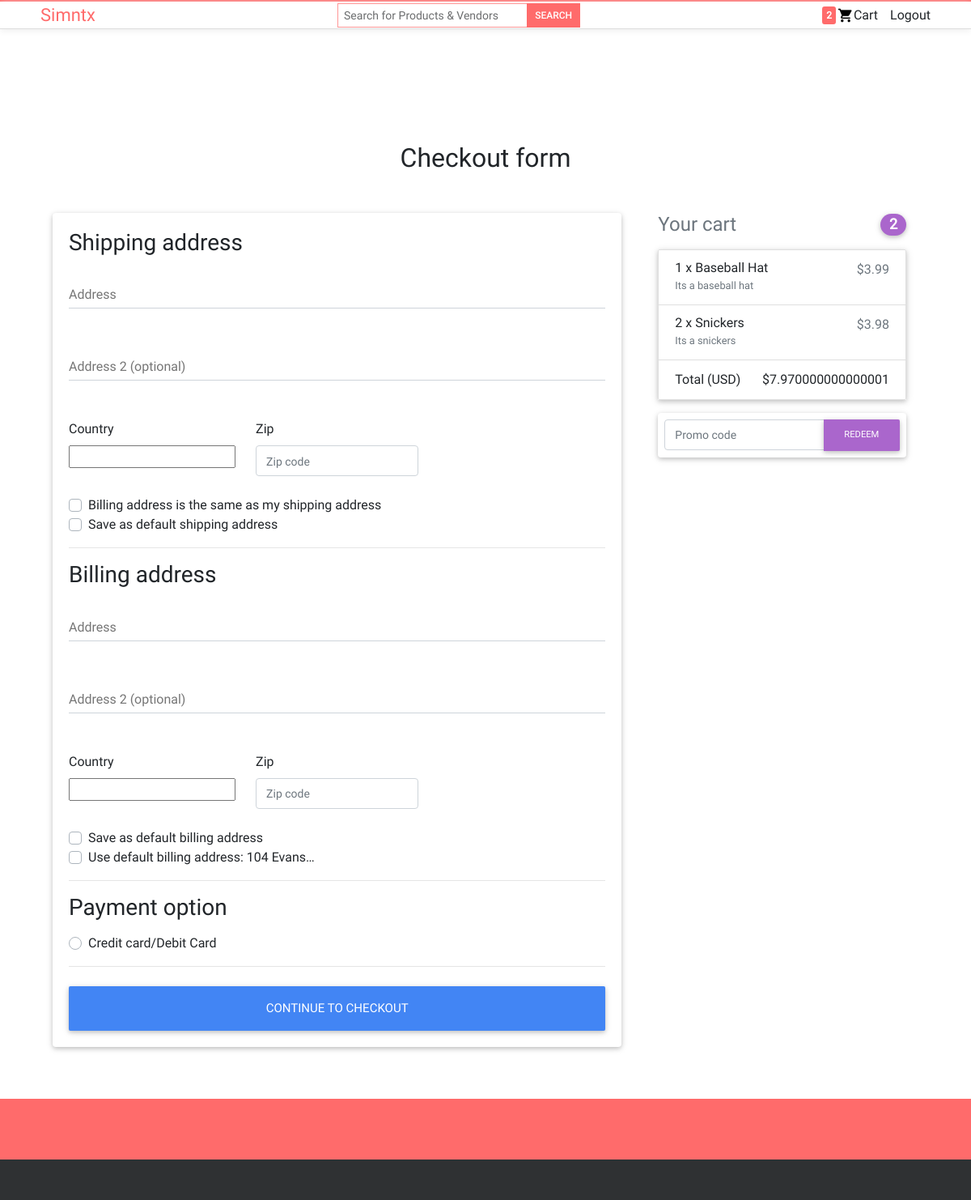
/checkout/ (signed in), run on an earlier commit of the app's database.
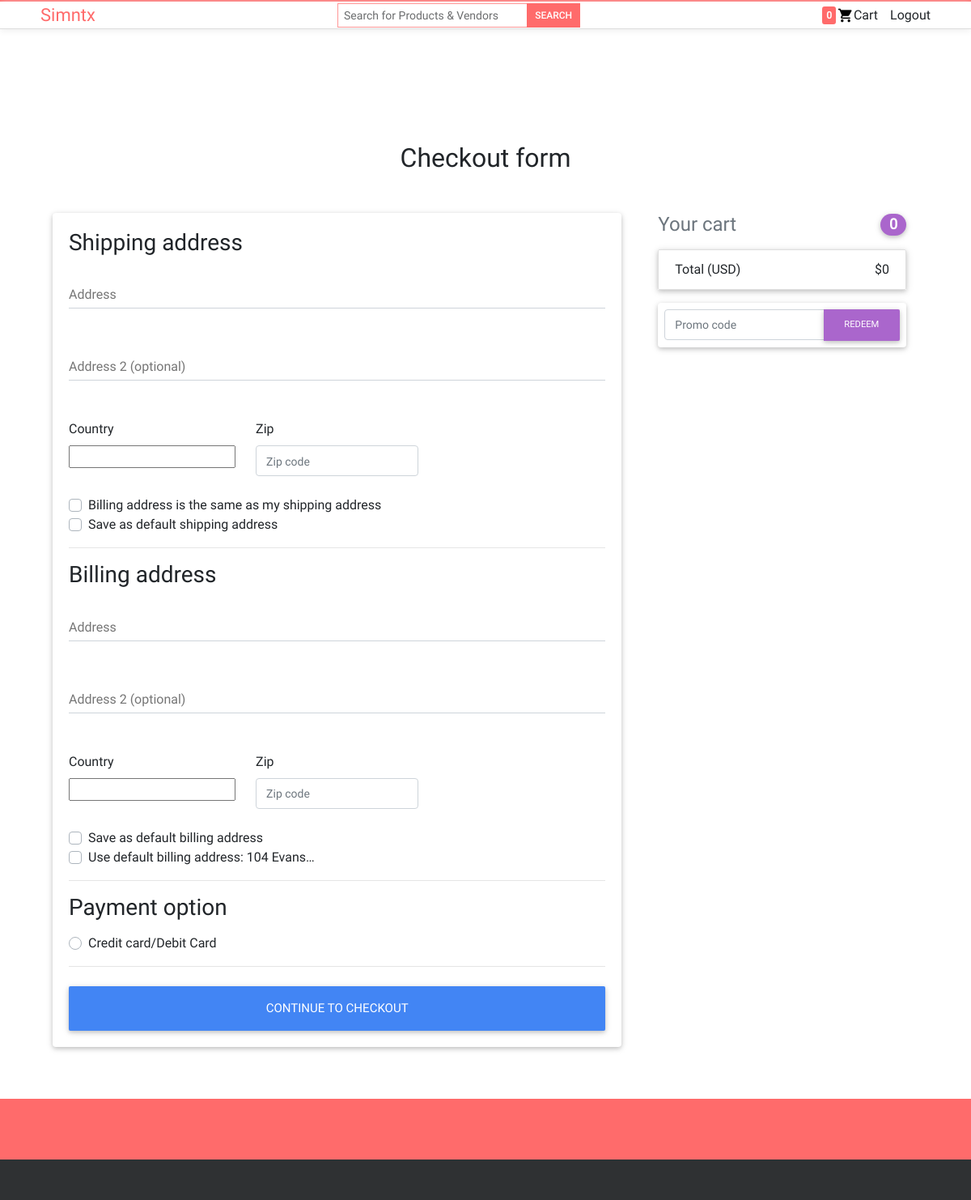
And on a later commit of the database.
### core/models.py (models this page shows, shortened)
class Order(models.Model):
    user = models.ForeignKey(settings.AUTH_USER_MODEL,
                             on_delete=models.CASCADE)
    ref_code = models.CharField(max_length=20, blank=True, null=True)
    items = models.ManyToManyField(OrderItem)
    start_date = models.DateTimeField(auto_now_add=True)
    ordered_date = models.DateTimeField()
    ordered = models.BooleanField(default=False)
    shipping_address = models.ForeignKey(
        'Address', related_name='shipping_address', on_delete=models.SET_NULL, blank=True, null=True)
    billing_address = models.ForeignKey(
        'Address', related_name='billing_address', on_delete=models.SET_NULL, blank=True, null=True)
    payment = models.ForeignKey(
        'Payment', on_delete=models.SET_NULL, blank=True, null=True)
    coupon = models.ForeignKey(
        'Coupon', on_delete=models.SET_NULL, blank=True, null=True)
    being_delivered = models.BooleanField(default=False)
    received = models.BooleanField(default=False)
    refund_requested = models.BooleanField(default=False)
    refund_granted = models.BooleanField(default=False)
    driver = models.CharField(default="None", max_length=20)
    '''
    1. Item added to cart
    2. Adding a billing address
    (Failed checkout)
    3. Payment
    (Preprocessing, processing, packaging etc.)
    4. Being delivered
    5. Received
    6. Refunds
    '''
    def get_total(self):
        total = 0
        for order_item in self.items.all():
            total += order_item.get_final_price()
        if self.coupon:
            total -= self.coupon.amount
        return total

class OrderItem(models.Model):
    user = models.ForeignKey(settings.AUTH_USER_MODEL,
                             on_delete=models.CASCADE)
    ordered = models.BooleanField(default=False)
    item = models.ForeignKey(Item, on_delete=models.CASCADE)
    quantity = models.IntegerField(default=1)
    def get_total_item_price(self):
        return self.quantity * self.item.price
    def get_final_price(self):
        if self.item.discount_price:
            return self.get_total_discount_item_price()
        return self.get_total_item_price()

class Item(models.Model):
    title = models.CharField(max_length=100)
    price = models.FloatField()
    discount_price = models.FloatField(blank=True, null=True)
    label = models.CharField(choices=LABEL_CHOICES, max_length=1)
    slug = models.SlugField()
    description = models.TextField()
    image = models.ImageField()
    vendor = models.ForeignKey('Vendor', on_delete=models.CASCADE)
    tags = models.ManyToManyField('Tag')

### core/views.py (the view, shortened to what this page needs)
# urls.py: path('checkout/', views.CheckoutView.as_view(), name='checkout'),
class CheckoutView(View):
    def get(self, *args, **kwargs):
        try:
            order = Order.objects.get(user=self.request.user, ordered=False)
            form = CheckoutForm()
            context = {
                'form': form,
                'couponform': CouponForm(),
                'order': order,
                'DISPLAY_COUPON_FORM': True
            }
            shipping_address_qs = Address.objects.filter(
                user=self.request.user,
                address_type='S',
                default=True
            )
            if shipping_address_qs.exists():
                context.update(
                    {'default_shipping_address': shipping_address_qs[0]})
            billing_address_qs = Address.objects.filter(
                user=self.request.user,
                address_type='B',
                default=True
            )
            if billing_address_qs.exists():
                context.update(
                    {'default_billing_address': billing_address_qs[0]})
            return render(self.request, "checkout.html", context)
        except ObjectDoesNotExist:
            messages.info(self.request, "You do not have an active order")
            return redirect("core:checkout")

### core/forms.py
class CheckoutForm(forms.Form):
    shipping_address = forms.CharField(required=False)
    shipping_address2 = forms.CharField(required=False)
    shipping_country = CountryField(blank_label='(select country)').formfield(
        required=False,
        widget=CountrySelectWidget(attrs={
            'class': 'custom-select d-block w-100',
        }))
    shipping_zip = forms.CharField(required=False)
    billing_address = forms.CharField(required=False)
    billing_address2 = forms.CharField(required=False)
    billing_country = CountryField(blank_label='(select country)').formfield(
        required=False,
        widget=CountrySelectWidget(attrs={
            'class': 'custom-select d-block w-100',
        }))
    billing_zip = forms.CharField(required=False)
    same_billing_address = forms.BooleanField(required=False)
    set_default_shipping = forms.BooleanField(required=False)
    use_default_shipping = forms.BooleanField(required=False)
    set_default_billing = forms.BooleanField(required=False)
    use_default_billing = forms.BooleanField(required=False)
    payment_option = forms.ChoiceField(
        widget=forms.RadioSelect, choices=PAYMENT_CHOICES)

### templates/checkout.html (shortened to what the changed rows need)
{% extends "base.html" %}
{% load crispy_forms_tags %}
{% block css %}
	{% include 'bootstrap_css.html' %}
{% endblock %}
{% block content %}
  <main >
    <div class="container wow fadeIn">
      <h2 class="my-5 h2 text-center">Checkout form</h2>
      <div class="row">
        <div class="col-md-4 mb-4">
          {% include "order_snippet.html" %}
        </div>
      </div>
    </div>
  </main>
{% endblock content %}

### templates/nav.html (shortened to what this page needs)
{% load staticfiles %}
{% load cart_template_tags %}
<div id = "nav" class = "shadow">
	<div class = "safe-div divided" style = "align-items: center;">
		<div class = "nav-section" id = "nav-left">
			<a href = "{% url 'core:index' %}">Simntx</a>
		</div>
		<form id = "search-form" action = "{% url 'core:search' %}" method = "POST">
			{% include 'searchbar.html' %}
		</form>
		<div class = "nav-section" id = "nav-right">
			{% if request.user.is_authenticated %}
				<div class = "nav-button">
					<a href = "{% url 'core:order-summary' %}">
						<div id = "item-count-badge">{{ request.user|cart_item_count }}</div>
						<img src = "{% static 'img/cart.png' %}">
						<p>Cart</p>
					</a>
				</div>
				<div class = "nav-button">
					<a href = "{% url 'account_logout' %}">Logout</a>
				</div>
			{% endif %}
		</div>
	</div>
</div>

### templates/order_snippet.html (shortened to what this page needs)
<div class="col-md-12 mb-4">
    <h4 class="d-flex justify-content-between align-items-center mb-3">
    <span class="text-muted">Your cart</span>
    <span class="badge badge-secondary badge-pill">{{ order.items.count }}</span>
    </h4>
    <ul class="list-group mb-3 z-depth-1">
    {% for order_item in order.items.all %}
    <li class="list-group-item d-flex justify-content-between lh-condensed">
        <div>
        <h6 class="my-0">{{ order_item.quantity }} x {{ order_item.item.title}}</h6>
        <small class="text-muted">{{ order_item.item.description}}</small>
        </div>
        <span class="text-muted">${{ order_item.get_final_price }}</span>
    </li>
    {% endfor %}
    <li class="list-group-item d-flex justify-content-between">
        <span>Total (USD)</span>
        <strong>${{ order.get_total }}</strong>
    </li>
    </ul>
    {% if DISPLAY_COUPON_FORM %}
    <form class="card p-2" action="{% url 'core:add-coupon' %}" method="POST">
        <div class="input-group">
            {{ couponform.code }}
            <div class="input-group-append">
            <button class="btn btn-secondary btn-md waves-effect m-0" type="submit">Redeem</button>
            </div>
        </div>
    </form>
    {% endif %}
</div>

What changed in the data, as far as the page shows it:
no longer on this page (row unchanged): OrderItem: quantity "1", item "Baseball Hat", item.description "Its a baseball hat", get_final_price "3.99"
removed OrderItem: quantity "2", item "Snickers", item.description "Its a snickers", get_final_price "3.98"
computed for Order: items.count "2" → "0"; get_total "7.970000000000001" → "0"
Also different on the page:
{{ request.user|cart_item_count }}: "2" → "0"
